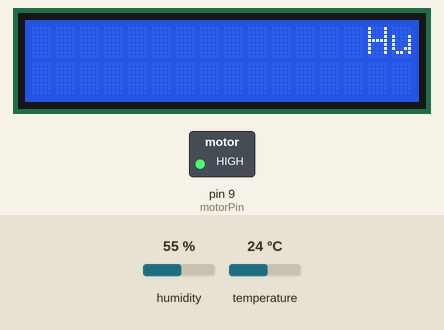
Simulated run of this sketch. Board: Arduino Uno, built with avr-gcc and run on an emulated ATmega328P. On the bench: 16×2 character LCD, switched loads named in the sketch (green lamp = pin HIGH). Inputs (shaded band) come from the test bench; at power-on: humidity 55 %, temperature 24 °C. What the sketch prints to the serial monitor is not drawn.

Above: at 2.9 s.
3.0 s: humidity set to 51 %
At 4.0 s:
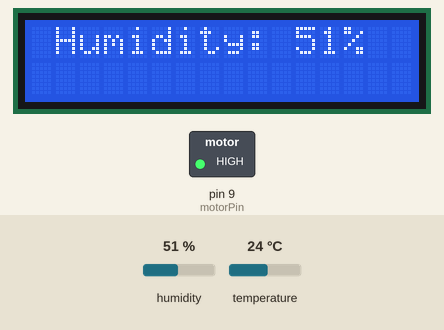
6.2 s: humidity set to 48 %
At 8.1 s:
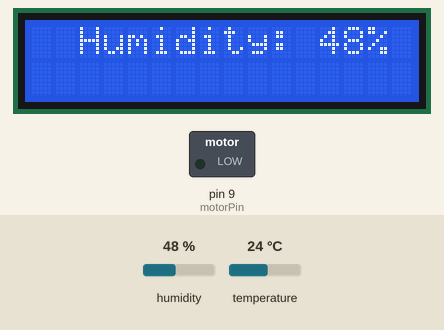
12.3 s: humidity set to 22 %
At 15.5 s:
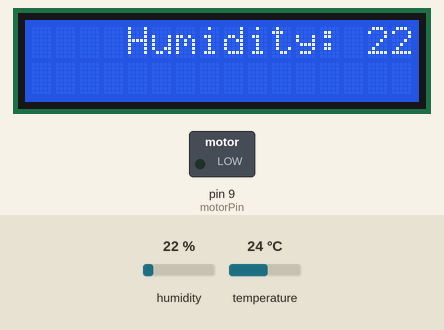
Timing chart, 0 to 17.0 s (numbered marks = the images above; inputs shaded):
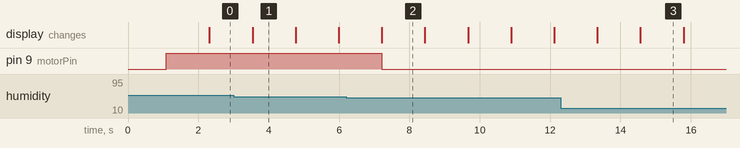

The sketch:

temperature_sensor.ino
```cpp
#include <dht.h>
#include <LiquidCrystal.h>

dht DHT;
#define DHT11_PIN 7 // the pin which the humidifier/temp sensor is connected to
LiquidCrystal lcd(12, 11, 5, 4, 3, 2);
int motorPin= 9;
int incomingByte;
bool manualMode = false;


void setup() {
  // put your setup code here, to run once:
  pinMode(motorPin,OUTPUT);

  Serial.begin(9600);
  lcd.begin(16,2);
  lcd.setCursor(0,0);
  //int chk = DHT.read11(DHT11_PIN);
  delay(1000);//Wait before accessing Senso
}

void loop() {
  if (Serial.available() > 0) {
    incomingByte = Serial.read();
    if (incomingByte == '1') {
      manualMode = true;
      Serial.println("fan on");
      digitalWrite(motorPin, HIGH);
//      airconON();
    }
    if (incomingByte == '0') {
      manualMode = false;
      Serial.print("fan off");
      digitalWrite(motorPin, LOW);
//      airconOFF();
    }
  }
  int chk = DHT.read11(DHT11_PIN);
  moveCharsOnScreen();
  if(DHT.humidity>50 && !manualMode)
  {
    Serial.println("fan on");
    digitalWrite(motorPin, HIGH);
//    airconON();
  }
  else if (DHT.humidity<50 && !manualMode)
  {
      Serial.print("fan off");
      digitalWrite(motorPin, LOW);
//      airconOFF();
  }

  delay(1200);

}

void setDisplayVal(int outputVal)
{
  String t = "Humidity: ";
  String u = "%";
  lcd.print(t + outputVal + u);
}

void moveCharsOnScreen()
{
  lcd.autoscroll();
  lcd.setCursor(0,0);
  setDisplayVal(DHT.humidity);
}
void displayAirconON()
{
  String on = "air con on:";
  lcd.print(on);
}

void displayAirconOFF()
{
  String off = "air con off:";
  lcd.print(off);
}
void airconON()
{
  lcd.autoscroll();
  lcd.setCursor(0,0);
  displayAirconON();
}

void airconOFF()
{
  lcd.autoscroll();
  lcd.setCursor(0,0);
  displayAirconOFF();
}
```

Measured:
- the behaviour switches between 50 and 49 % on humidity (found by bisection; images 1 and 2)
- after the input at 6.2 s, pin 9 (motorPin): HIGH → LOW after 1.0 s
- what the display in image 1 shows lasts 1.3 s, from 3.5 s to 4.8 s
